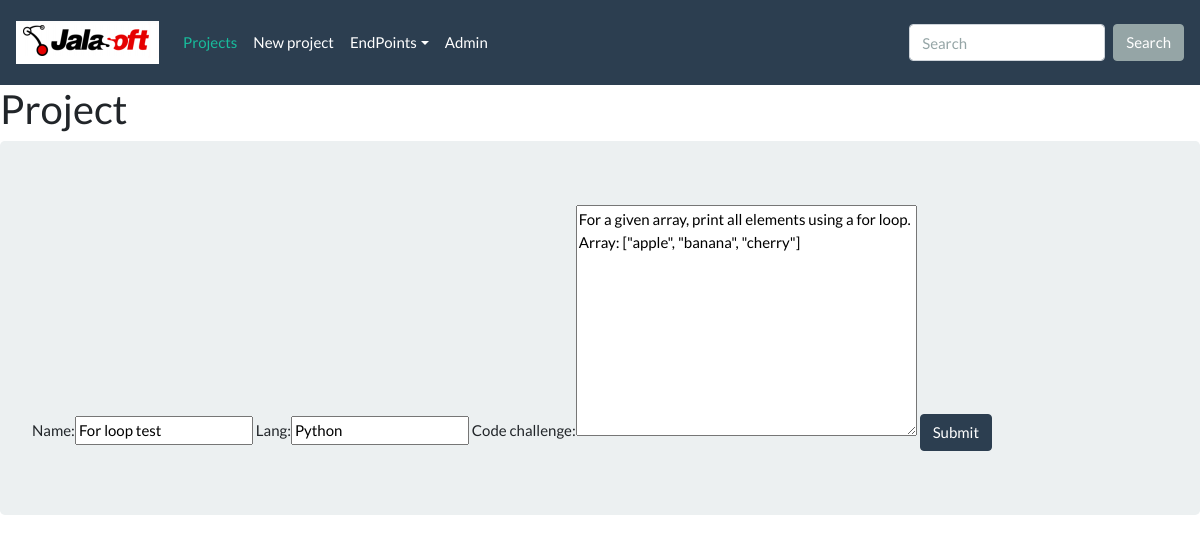
The page /endpoints/index/24/ on the database its author committed.
### endpoints/models.py (models this page shows)
class Project(models.Model):
    name = models.CharField(max_length=100)
    lang = models.CharField(max_length=50)
    code_challenge = models.TextField()

### endpoints/views.py (the view)
# urls.py: path('index/<int:pk>/', views.edit, name="project_edit"),
def edit(request, pk=None, template_name='project_template.html'):
    if pk:
        project = get_object_or_404(Project, pk=pk)
    else:
        project = Project(pk=pk)
    form = ProForm(request.POST or None, instance=project)
    if request.POST and form.is_valid():
        form.save()
        return redirect('/../endpoints/index')
    return render(request, template_name, {
        'form': form
    })

### endpoints/forms.py
class ProForm(forms.ModelForm):
    class Meta:
        model = Project
        fields = ('name', 'lang', 'code_challenge')

### endpoints/templates/project_template.html
{% extends "template.html" %}
{% block page_content %}
    <h2>Project</h2>
    <div class="jumbotron">
        <form method="POST" class="post-form">{% csrf_token %}
            {{ form }}
            <button class="btn btn-primary" type="submit">Submit</button>
        </form>
    </div>
{% endblock %}

### rows shown on the page
Project: name "For loop test", lang "Python", code_challenge "For a given array, print all elements using a for loop. Array: [\"apple\", \"banana\", \"cherry\"]"
